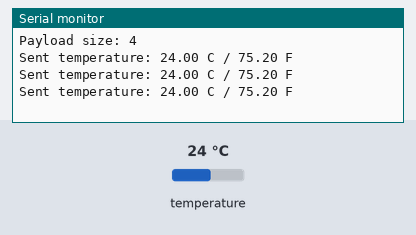
A sketch run on a simulated Arduino Uno, built with avr-gcc and run on an emulated ATmega328P. Parts: the last lines printed to the serial monitor. Wiring (inferred from the names in the program): LM75 temperature sensor at I2C address 0x48. The inputs (shaded band) are chosen by the test bench; at power-on: temperature 24 °C. No radio packets arrive unless stated.

Above: at 1.3 s.
1.4 s: temperature set to 12 °C
At 1.9 s:
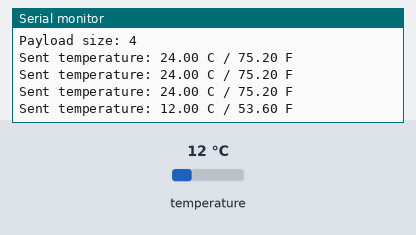
2.9 s: temperature set to 19 °C
At 3.4 s:
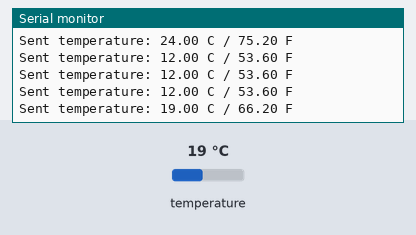
Timing chart, 0 to 5.9 s (numbered marks = the images above; inputs shaded):
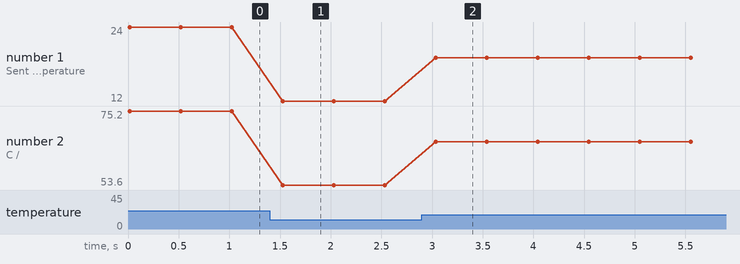

The sketch:

TX_Temperature.ino
```cpp
#include <SPI.h>
#include <Wire.h>
#include <nRF24L01.h>
#include <RF24.h>

RF24 radio(7, 8); // CE, CSN

const byte address[5] = {0xC2, 0xC2, 0xC2, 0xC2, 0xC2};
const byte lm75Address = 0x48;

struct TemperatureData {
  int16_t tempC_x100;
  int16_t tempF_x100;
};

TemperatureData data;

bool readLM75Temperature(TemperatureData &temperature) {
  Wire.beginTransmission(lm75Address);
  Wire.write(0x00); // Temperature register
  if (Wire.endTransmission(false) != 0) {
    return false;
  }

  if (Wire.requestFrom(lm75Address, (byte)2) != 2) {
    return false;
  }

  int16_t raw = (Wire.read() << 8) | Wire.read();
  raw >>= 5; // LM75B/LM75BD temperature is an 11-bit signed value.

  long tempC_x100 = raw * 125L;
  if (tempC_x100 >= 0) {
    tempC_x100 += 5;
  } else {
    tempC_x100 -= 5;
  }

  temperature.tempC_x100 = tempC_x100 / 10;
  temperature.tempF_x100 = (temperature.tempC_x100 * 9L / 5L) + 3200;

  return true;
}

void setup() {
  Serial.begin(115200);
  Wire.begin();

  bool radioStarted = radio.begin();
  Serial.print("radio.begin(): ");
  Serial.println(radioStarted ? "OK" : "FAILED");

  Serial.print("radio.isChipConnected(): ");
  Serial.println(radio.isChipConnected() ? "YES" : "NO");

  radio.setAddressWidth(5);
  radio.setRetries(5, 15);
  radio.setChannel(0x60);
  radio.setDataRate(RF24_1MBPS);
  radio.setPALevel(RF24_PA_LOW);

  radio.setAutoAck(true);
  radio.setPayloadSize(sizeof(data));

  radio.openWritingPipe(address);
  radio.stopListening();

  Serial.println("TX started");
  Serial.println("NRF24 address: C2 C2 C2 C2 C2, channel: 0x60, data rate: 1 Mbps, Auto-ACK: on");
  Serial.print("Payload size: ");
  Serial.println(sizeof(data));
}

void loop() {
  if (!readLM75Temperature(data)) {
    Serial.println("LM75 read failed");
    delay(1000);
    return;
  }

  bool sent = radio.write(&data, sizeof(data));

  if (sent) {
    Serial.print("Sent temperature: ");
    Serial.print(data.tempC_x100 / 100.0, 2);
    Serial.print(" C / ");
    Serial.print(data.tempF_x100 / 100.0, 2);
    Serial.println(" F");
  } else {
    Serial.println("Send failed");
  }

  delay(500);
}
```

Measured:
- after the input at 1.4 s, the serial monitor: prints a new line after 0.13 s (image 1)
- after the input at 2.9 s, the serial monitor: prints a new line after 0.14 s (image 2)
- plotted number 1: 24 → 12 after the input at 1.4 s, 12 → 19 after the input at 2.9 s
- plotted number 2: 75.2 → 53.6 after the input at 1.4 s, 53.6 → 66.2 after the input at 2.9 s
